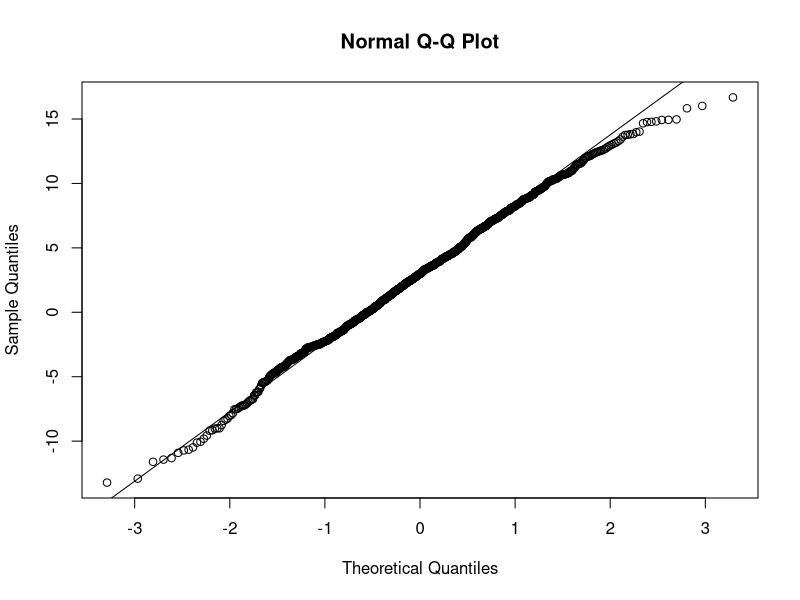
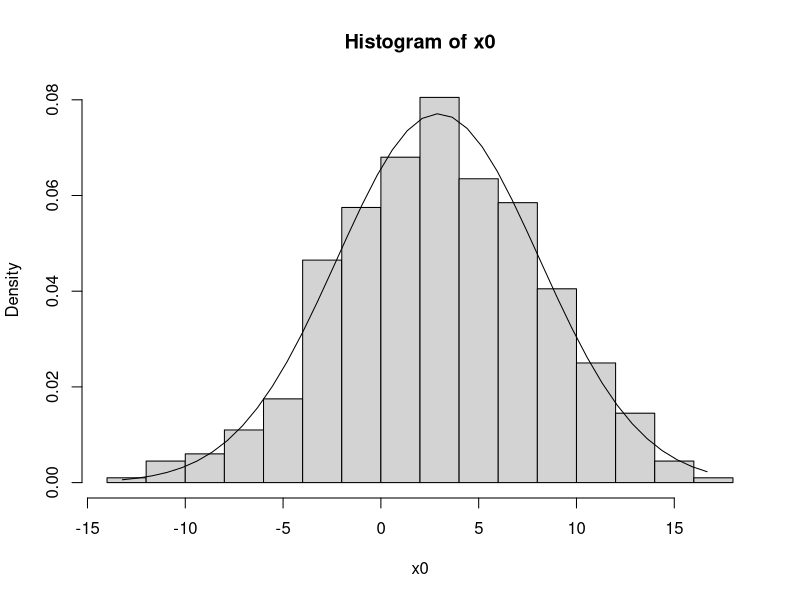

Generate these figures, in order, with R:
#create a vector x0 of length 1000, drawn from a normal distribution with mean 3, sd 5
x0 <- rnorm(1000,3,5)

# record the size, mean and sd of x0
N0 <- length(x0)
mean0 <- mean(x0)
sd0 <- sd(x0)

#Take a random sample of size 30 from x0
x1 <- sample(x0,30)

# record the size, mean and sd of x1
n1 <- length(x1)
mean1 <- mean(x1)
sd1 <- sd(x1)

#calculate the standard error of mean1 using known and estimated sd0
se_kn <- sd0/sqrt(n1)
se_unkn <- sd1/sqrt(n1)

#Using R to get Critical Values 
Z1 <- qnorm(0.975)
Z2 <- qnorm(0.995)
Z1
Z2

?qt
#critical value below which 97.5% of values from a t distribution with 10 degrees of freedom lie
qt(0.975, 10) 
t1 <- qt(0.975, 10)
t2 <- qt(0.995, 10)
t1
t2

#Calculate Z-score for 95% CI
Z_score <- qnorm(0.975)

#Calculate critical t-value for 95% CI and x1
t_score <- qt(0.975, n1-1)

#Calculate 95% CIs for x1 using known and unknown population sd, and t and z distributions
left_Z95_kn <- mean1-Z_score*se_kn
right_z95_kn <- mean1+Z_score*se_kn
left_Z95_unkn <- mean1-Z_score*se_unkn
right_z95_unkn <- mean1+Z_score*se_unkn

left_t95_kn <- mean1-t_score*se_kn
right_t95_kn <- mean1+t_score*se_kn
left_t95_unkn <- mean1-t_score*se_unkn
right_t95_unkn <- mean1+t_score*se_unkn

#show results
paste("var: x0", "mean:", mean0, "sd:", sd0)
paste("var: x1", "mean:", mean1, "sd:", sd1, "se w/known pop sd:", se_kn, "se w/unknown pop sd:", se_unkn)
paste("95% CIs for estimate of population mean")
paste("Z-distribution w/known pop sd:", left_Z95_kn, right_z95_kn)
paste("Z-distribution w/unknown pop sd:", left_Z95_unkn, right_z95_unkn)
paste("t-distribution w/known pop sd:", left_t95_kn, right_t95_kn)
paste("t-distribution w/unknown pop sd:", left_t95_unkn, right_t95_unkn)


#make a qqplot and a histogram with normal density curve for x0
qqnorm(x0)
qqline(x0)
hist(x0, freq = FALSE)
xfit <- seq(min(x0), max(x0), length = 40) 
yfit <- dnorm(xfit, mean = mean(x0), sd = sd(x0))
lines(xfit, yfit)








